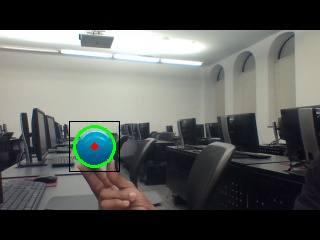
#> input picture Code/Raspberry pi test/Full image.jpg, 320 x 240 px, given in place of the camera
$ python ball_recognition.py
#> lines starting #> are read from the running program, lines starting #| are printed output that depends on the picture; after the words box and inside, x2 and y2 are one past the last pixel; in counts of white or black regions, pixels touching at a corner belong together
""" Kuwin Wyke
Midwestern State University
Start: 10 October 2019
End: work in progress

This program detects a ball by using a filter that looks only for the color
of the ball. There is a function to manually calibrate the filter. Once only
the color of the ball is detected as input, the program looks for a circle
using a built ini OpenCV function.

Programed and tested on windows.
"""

import cv2
import numpy as np

# Create function to calibrate filter
def calibrate_filter():
    variables = open("filter_variables.txt", "r")
#> (reads Code/filter_variables.txt from the repository)
    lower_limit = int(variables.readline())
    lower_limit2 = int(variables.readline())
    lower_limit_hue = int(variables.readline())
    upper_limit = int(variables.readline())
    upper_limit2 = int(variables.readline())
    upper_limit_hue = int(variables.readline())
    circle_detect_param = int(variables.readline())
    circle_detect_param2 = int(variables.readline())
    variables.close()
    # Set maximum number of circles
    max_circles = 60
    # Set buffer to increase size of the box around each circle
    buffer = 5

    # Create functions to change parameters of hsv filter
    def lower_change(pos):
        nonlocal lower_limit
        lower_limit = pos
    def lower_change2(pos):
        nonlocal lower_limit2
        lower_limit2 = pos
    def lower_change3(pos):
        nonlocal lower_limit_hue
        lower_limit_hue = pos

    def upper_change(pos):
        nonlocal upper_limit
        upper_limit = pos
    def upper_change2(pos):
        nonlocal upper_limit2
        upper_limit2 = pos
    def upper_change3(pos):
        nonlocal upper_limit_hue
        upper_limit_hue = pos

    # Create functions to change circle detection parameters
    def circle_detect_change(pos):
        nonlocal circle_detect_param
        circle_detect_param = pos
    def circle_detect_change2(pos):
        nonlocal circle_detect_param2
        circle_detect_param2 = pos

    # Create function to save adjusted parameters
    def file_save():
        string = str(lower_limit) + '\n'
        string += str(lower_limit2) + '\n'
        string += str(lower_limit_hue) + '\n'
        string += str(upper_limit) + '\n'
        string += str(upper_limit2) + '\n'
        string += str(upper_limit_hue) + '\n'
        string += str(circle_detect_param) + '\n'
        string += str(circle_detect_param2)
        variables = open("filter_variables.txt", "w")
        variables.write(string)
        variables.close()

    # Create variable for track bar names to make it easy to change
    filter_bars = "filter_bars"
    # Create second windows name to accomodate all bars
    circle_bars = "circle_bars"
    # Create named window to put track bars
    cv2.namedWindow(filter_bars)
    cv2.namedWindow(circle_bars)

    # Create Track bars to adjust filter and circle detection parameters
    cv2.createTrackbar("Lower bottom", filter_bars, lower_limit, 360,
                       lower_change)
    cv2.createTrackbar("Lower top", filter_bars, lower_limit2, 360,
                       lower_change2)
    cv2.createTrackbar("lower hue", filter_bars, lower_limit_hue, 360,
                       lower_change3)
    cv2.createTrackbar("upper bottom", filter_bars, upper_limit, 360,
                       upper_change)
    cv2.createTrackbar("upper top", filter_bars, upper_limit2, 360,
                       upper_change2)
    cv2.createTrackbar("upper hue", filter_bars, upper_limit_hue, 360,
                       upper_change3)
    cv2.createTrackbar("circle param", circle_bars, circle_detect_param, 500,
                       circle_detect_change)
    cv2.createTrackbar("circle param 2", circle_bars, circle_detect_param2,
                       500, circle_detect_change2)

    # Start camera before loop to ensure it is working
    cap = cv2.VideoCapture(0)
    ret, frame = cap.read()
#> frame is the input picture: shape (240, 320, 3); mean B, G, R 88.3, 91.5, 88.7
    # Loop for each frame for video
    while ret:
        # Create arrays for filter parameters
        lower_range = np.array([lower_limit_hue, lower_limit, lower_limit2])
        upper_range = np.array([upper_limit_hue, upper_limit, upper_limit2])

        ret, frame = cap.read()

        # Create filter
        # Get hsv color scheme
        hsv = cv2.cvtColor(frame, cv2.COLOR_BGR2HSV)
#> hsv: shape (240, 320, 3); mean H, S, V 54.5, 39, 94.9
        # Threshold the hsv color scheme to get only desired colors
        mask = cv2.inRange(hsv, lower_range, upper_range)
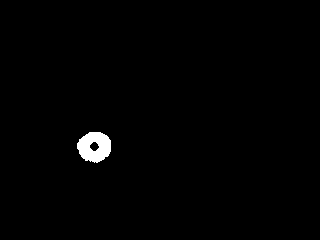
#> mask: shape (240, 320); 0.99% white; 1 white region, box (x1, y1, x2, y2) and area: (77, 132, 111, 163) 759

        # Use bitwise and to find only regions of the original picture that
        # match the color you are looking for
        filtered_image = cv2.bitwise_and(frame, frame, mask=mask)

        # Conver filtered image to gray scale. Image cannot be converted to
        # gray scale immediately. Convert anything but hsv to BRG first.
        filtered_image = cv2.cvtColor(filtered_image, cv2.COLOR_HLS2BGR)
        filtered_image = cv2.medianBlur(filtered_image, 3)
        filtered_image = cv2.cvtColor(filtered_image, cv2.COLOR_BGR2GRAY)
#> filtered_image: shape (240, 320)

        # Detect circles in filtered image but use try except to prevent
        # program from crashing when circles are not found
        try:
            circles = cv2.HoughCircles(filtered_image, cv2.HOUGH_GRADIENT,
                                       1, 50, param1=circle_detect_param,
                                       param2=circle_detect_param2,
                                       minRadius=0, maxRadius=0)
#> circles = [[94.5, 145.5, 3.8]]

            # Draw circles for visual representation of detection
            circles = np.uint16(np.around(circles))
#> circles = [[94, 146, 4]]
            # Count the number of circles to prevent the system from getting
            # bogged down trying to draw too many circles
            count = 0
            for i in circles[0, :]:
                count += 1
#> this loop made 1 pass
#> (i, count) on pass 1: ([94, 146, 4], 1)
#> after the loop, count = 1
            if count <= max_circles:
                for i in circles[0, :]:
                    # draw black box
                    top_left_x = i[0] - i[2] +- buffer
                    top_left_y = i[1] - i[2] - buffer
                    bottom_right_x = i[0] + i[2] + buffer
                    bottom_right_y = i[1] + i[2] + buffer
                    cv2.rectangle(frame,(top_left_x, top_left_y),
                                  (bottom_right_x, bottom_right_y),
                                  (0, 0, 0), 0)
                    # draw the outer circle
                    cv2.circle(frame, (i[0], i[1]), i[2], (0, 255, 0), 2)
                    # draw the center of the circle
                    cv2.circle(frame, (i[0], i[1]), 2, (0, 0, 255), 3)
#> this loop made 1 pass
#> (i, top_left_x, top_left_y, bottom_right_x, bottom_right_y) on pass 1: ([94, 146, 4], 85, 137, 103, 155)
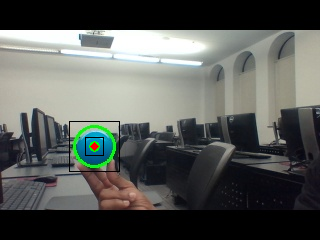
#> frame: shape (240, 320, 3); 0.21% of pixels changed, all inside (x1, y1, x2, y2) = (85, 137, 104, 156)
            else:
                print("error too many circles")
        except Exception as e:
            print(e)

        # Show full image with detected circles and filter
        cv2.imshow("Full image", frame)
        cv2.imshow("filter", filtered_image)

        # Check to see if user is done adjusting filter. End if user is done.
        k = cv2.waitKey(5) & 0xFF
#> (key x is pressed here)
        # Check to see if user does not want to save changes
        if k == ord("x"):
            break
        # Check to see if user wants to save a picture of full or full and
        # the filter
        elif k == ord("1"):
            cv2.imwrite("Full image.jpg", frame)
            file_save()
            break
        elif k == ord("2"):
            cv2.imwrite("Full image.jpg", frame)
            cv2.imwrite("filter.jpg", filtered_image)
            file_save()
            break
        # End if user presses any other key. 255 is the default value
        elif k != 255:
            file_save()
            break

    # Close camera connection and all openCV windows
    cap.release()
    cv2.destroyAllWindows()

def main():
    calibrate_filter()

if __name__ == "__main__":
    main()
